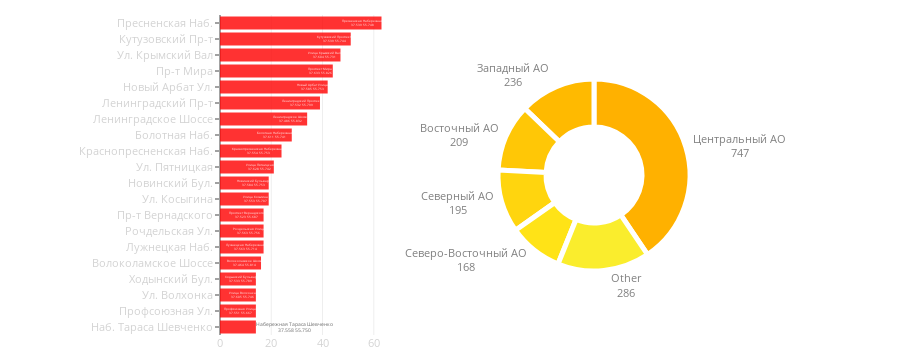

The code cell stored with this chart in its notebook:
### Code cell
street_area_combine(city_data)

### Figure 1 — Plotly figure (JSON) as saved in the notebook; plotly's stock layout.template omitted (floating-point values rounded to 4 significant figures)
{"data": [{"hoverinfo": "text", "marker": {"color": "red"}, "opacity": 0.8, "orientation": "h", "showlegend": false, "text": ["Пресненская Набережная<br>37.539 55.748", "Кутузовский Проспект<br>37.539 55.744", "Улица Крымский Вал<br>37.604 55.731", "Проспект Мира<br>37.633 55.826", "Новый Арбат Улица<br>37.585 55.753", "Ленинградский Проспект<br>37.532 55.799", "Ленинградское Шоссе<br>37.486 55.832", "Болотная Набережная<br>37.611 55.741", "Краснопресненская Набережная<br>37.554 55.753", "Улица Пятницкая<br>37.628 55.742", "Новинский Бульвар<br>37.584 55.753", "Улица Косыгина<br>37.553 55.707", "Проспект Вернадского<br>37.523 55.687", "Рочдельская Улица<br>37.563 55.756", "Лужнецкая Набережная<br>37.563 55.714", "Волоколамское Шоссе<br>37.464 55.814", "Ходынский Бульвар<br>37.533 55.789", "Улица Волхонка<br>37.605 55.746", "Профсоюзная Улица<br>37.551 55.667", "Набережная Тараса Шевченко<br>37.558 55.750"], "type": "bar", "uid": "01ef7862-4a60-11e9-8fb6-3c15c2cf2370", "x": [63, 51, 47, 44, 42, 39, 34, 28, 24, 21, 19, 19, 17, 17, 17, 16, 14, 14, 14, 14], "y": ["Пресненская Наб.", "Кутузовский Пр-т", "Ул. Крымский Вал", "Пр-т Мира", "Новый Арбат Ул.", "Ленинградский Пр-т", "Ленинградское Шоссе", "Болотная Наб.", "Краснопресненская Наб.", "Ул. Пятницкая", "Новинский Бул.", "Ул. Косыгина", "Пр-т Вернадского", "Рочдельская Ул.", "Лужнецкая Наб.", "Волоколамское Шоссе", "Ходынский Бул.", "Ул. Волхонка", "Профсоюзная Ул.", "Наб. Тараса Шевченко"]}, {"domain": {"x": [0.1, 1], "y": [0.2, 0.8]}, "hole": 0.5, "hoverinfo": "label+percent+value", "labels": ["Центральный АО", "Западный АО", "Восточный АО", "Северный АО", "Северо-Восточный АО", "Other"], "marker": {"colors": ["#ffb100", "#ffba00", "#ffc706", "#ffd50e", "#ffe317", "#faed2d"], "line": {"color": "white", "width": 5}}, "sort": false, "textfont": {"color": "grey", "size": 11}, "textinfo": "label+value", "textposition": "outside", "type": "pie", "uid": "01ef7a22-4a60-11e9-86de-3c15c2cf2370", "values": [747, 236, 209, 195, 168, 286]}], "layout": {"height": 350, "hovermode": "closest", "margin": {"b": 15, "l": 220, "r": 0, "t": 15}, "showlegend": false, "width": 900, "xaxis": {"domain": [0, 0.25], "tickfont": {"color": "lightgrey", "size": 11}}, "yaxis": {"autorange": "reversed", "domain": [0, 1], "tickfont": {"color": "lightgrey", "size": 11}, "ticklen": 4}}}
